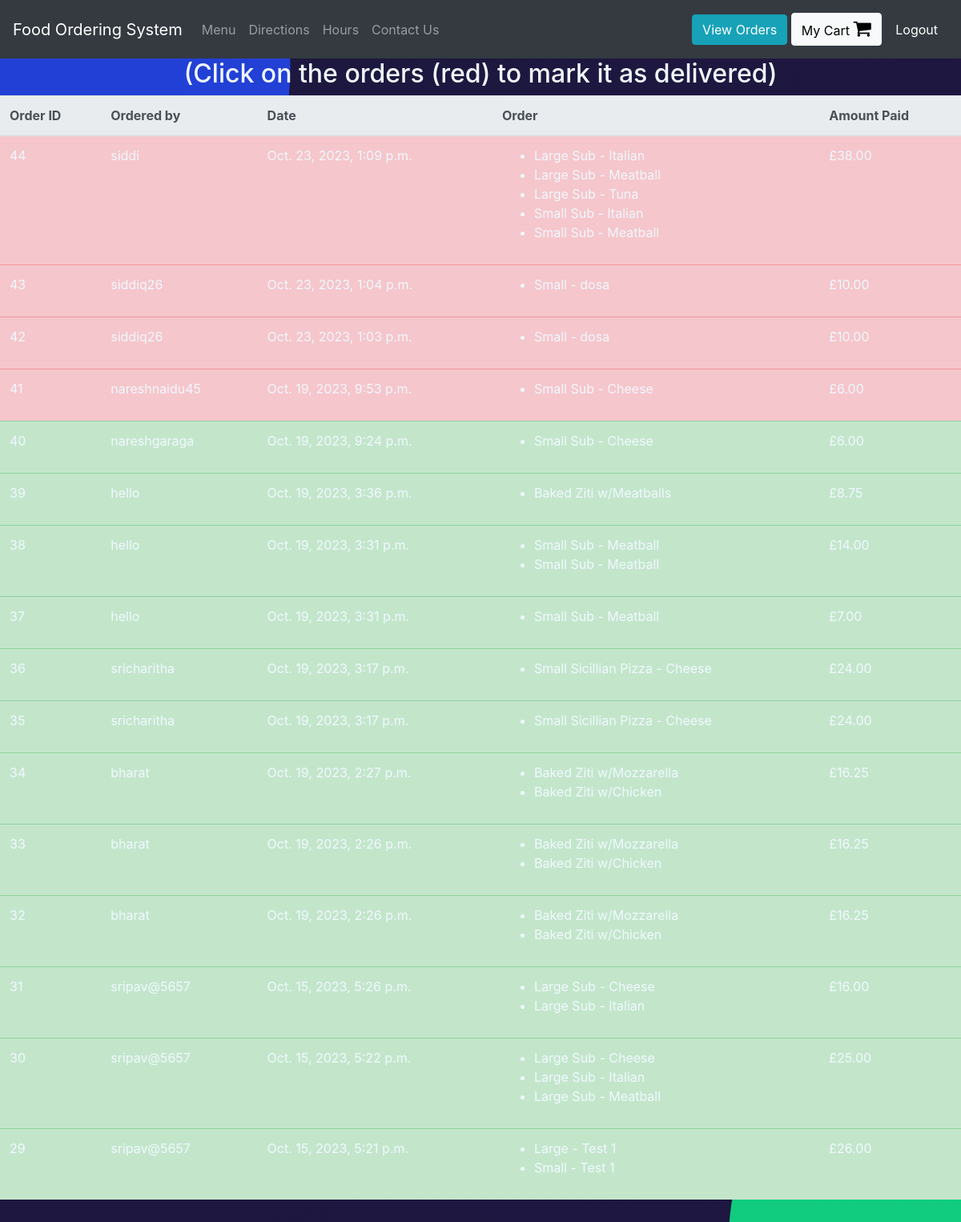
Page /view-orders (signed in) on the committed database.
### orders/models.py (models this page shows, shortened)
class UserOrder(models.Model):
    username = models.CharField(max_length=200) #who placed the order
    order = models.TextField() #this will be a string representation of the cart from localStorage
    price = models.DecimalField(max_digits=6, decimal_places=2) #how much was the order
    time_of_order  = models.DateTimeField(default=datetime.now, blank=True)
    delivered = models.BooleanField()
    token = models.IntegerField(default=1000)

### orders/views.py (the view)
# urls.py: path("view-orders", views.view_orders, name="view_orders"),
def view_orders(request):
    if request.user.is_superuser:
        rows = UserOrder.objects.all().order_by('-time_of_order')
        return render(request, "orders/orders.html", context = {"rows":rows})
    else:
        rows = UserOrder.objects.all().filter(username = request.user.username).order_by('-time_of_order')
        return render(request, "orders/orders.html", context = {"rows":rows})

### orders/templatetags/custom_tags.py (called while the page is built)
@register.filter(name="format_cart")
def format_cart(value):
    return value[1:-1].split(",")

@register.filter(name="format_cart_item")
def format_cart_item(value):
    return value.replace("'","")

### orders/templates/orders/orders.html
{% extends 'orders/header.html' %}
{% load custom_tags %}
{% block content %}
<div class="container-fluid">
  <div class="row justify-content-center" style="color: aliceblue;">
    {% if user.is_superuser %}
      <h2>(Click on the orders (red) to mark it as delivered)</h2>
    {% else %}
      <h2> Orders by: {{user.get_username}} </h2>
    {% endif %}
    <table class="table" style="color:aliceblue">
        <thead class="thead-light">
        <tr>
          <th scope="col">Order ID</th>
          <th scope="col">Ordered by</th>
          <th scope="col">Date</th>
          <th scope="col">Order</th>
          <th scope="col">Amount Paid</th>
        </tr>
        </thead>
        <tbody id = "orders_table">
          {% for row in rows %}
          {% if row.delivered %}
            <tr class="table-success">
          {% else %}
            <tr class="table-danger mark-as-complete">
          {% endif %}
              <td>{{row.id}}</td>
              <td>{{row.username}}</td>
              <td>{{row.time_of_order}}</td>
              <td >
                <ul>
                  {% for item in row.order|format_cart %}
                    <li>{{item|format_cart_item}}</li>
                  {% endfor %}
                </ul>
              </td>
              <td>£{{row.price}}</td>
            </tr>
          {% endfor %}
        </tbody>
    </table>
  </div>
</div>
{% endblock %}

### orders/templates/orders/header.html (style rules this page uses)
body { height: 100%; width: 100%; background-image: linear-gradient( 135deg, #1d183f 10%, #1e1742 100%); }
body::before, body::after { content: ''; position: absolute; left: 0; top: 0; height: 100%; width: 100%; }
body::before { clip-path: circle(25% at left 5%); opacity: 0.8; background-image: linear-gradient( 135deg, #234afb 10%, #2f58fb 100%); z-index: -3; }
body::after { clip-path: circle(20% at right 90%); opacity: 0.8; margin-top: 50px; background-image: linear-gradient( 180deg, #0ef883 10%, #0ff98f 100%); z-index: -3; }

### rows in the picture
UserOrder: id "44", username "siddi", time_of_order "Oct. 23, 2023, 1:09 p.m.", order "Large Sub - Italian" "Large Sub - Meatball" "Large Sub - Tuna" "Small Sub - Italian" "Small Sub - Meatball", price "38.00"
UserOrder: id "43", username "siddiq26", time_of_order "Oct. 23, 2023, 1:04 p.m.", order "Small - dosa", price "10.00"
UserOrder: id "42", username "siddiq26", time_of_order "Oct. 23, 2023, 1:03 p.m.", order "Small - dosa", price "10.00"
UserOrder: id "41", username "nareshnaidu45", time_of_order "Oct. 19, 2023, 9:53 p.m.", order "Small Sub - Cheese", price "6.00"
UserOrder: id "40", username "nareshgaraga", time_of_order "Oct. 19, 2023, 9:24 p.m.", order "Small Sub - Cheese", price "6.00"
UserOrder: id "39", username "hello", time_of_order "Oct. 19, 2023, 3:36 p.m.", order "Baked Ziti w/Meatballs", price "8.75"
UserOrder: id "38", username "hello", time_of_order "Oct. 19, 2023, 3:31 p.m.", order "Small Sub - Meatball" "Small Sub - Meatball", price "14.00"
UserOrder: id "37", username "hello", time_of_order "Oct. 19, 2023, 3:31 p.m.", order "Small Sub - Meatball", price "7.00"
UserOrder: id "36", username "sricharitha", time_of_order "Oct. 19, 2023, 3:17 p.m.", order "Small Sicillian Pizza - Cheese", price "24.00"
UserOrder: id "35", username "sricharitha", time_of_order "Oct. 19, 2023, 3:17 p.m.", order "Small Sicillian Pizza - Cheese", price "24.00"
UserOrder: id "34", username "bharat", time_of_order "Oct. 19, 2023, 2:27 p.m.", order "Baked Ziti w/Mozzarella" "Baked Ziti w/Chicken", price "16.25"
UserOrder: id "33", username "bharat", time_of_order "Oct. 19, 2023, 2:26 p.m.", order "Baked Ziti w/Mozzarella" "Baked Ziti w/Chicken", price "16.25"
UserOrder: id "32", username "bharat", time_of_order "Oct. 19, 2023, 2:26 p.m.", order "Baked Ziti w/Mozzarella" "Baked Ziti w/Chicken", price "16.25"
UserOrder: id "31", username "sripav@5657", time_of_order "Oct. 15, 2023, 5:26 p.m.", order "Large Sub - Cheese" "Large Sub - Italian", price "16.00"
UserOrder: id "30", username "sripav@5657", time_of_order "Oct. 15, 2023, 5:22 p.m.", order "Large Sub - Cheese" "Large Sub - Italian" "Large Sub - Meatball", price "25.00"
UserOrder: id "29", username "sripav@5657", time_of_order "Oct. 15, 2023, 5:21 p.m.", order "Large - Test 1" "Small - Test 1", price "26.00"
